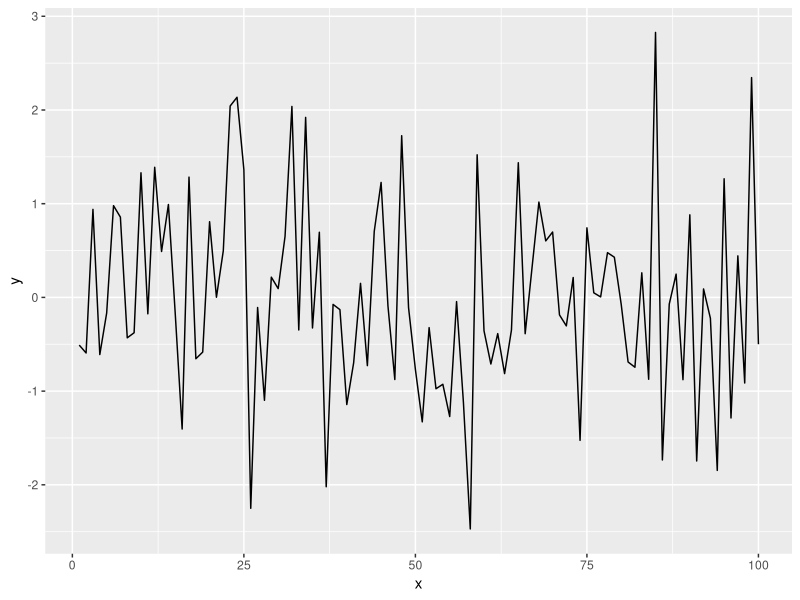

This figure's R source:
## ---- chunk 1
knitr::opts_chunk$set(fig.align ='center')
## ---- chunk 2
library(tidyverse)
## ---- chunk 3
x = seq(1:100)
y = rnorm(100)
dat = data.frame(x, y)
ggplot(dat, aes(x = x, y = y)) + geom_line()
## ---- chunk 4
knitr::kable(head(dat, n=5), caption = "This is the first 5 rows")
